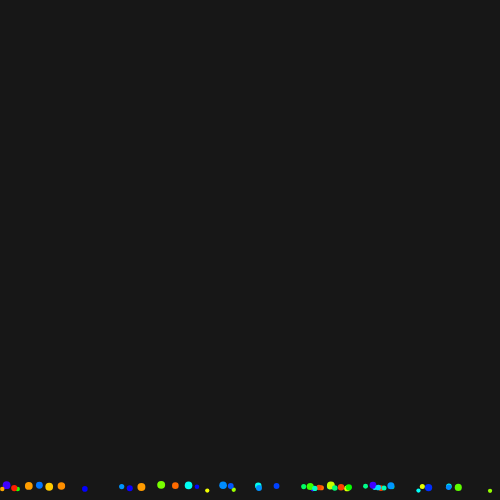
Frame 1 (no input)
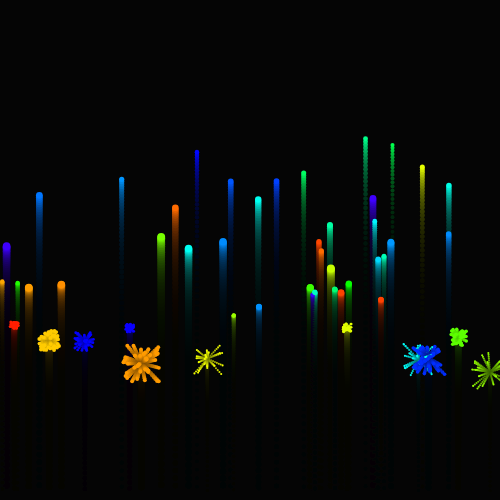
Frame 60 (no input)
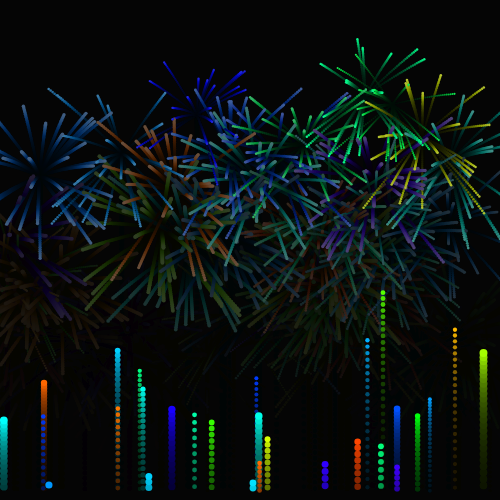
Frame 120 (the mouse pressed at the canvas centre since frame 60)

The p5.js sketch that drew these frames (run headless with seeded random() and noise() and a simulated clock; from frame 60 on, the mouse is pressed at the canvas centre):

// p5.js sketch
// ── sketch.js
// Mikian Musser
// Code Central
// Sprint: Advanced Programing Topics with P5.js
// https://www.youtube.com/watch?v=CKeyIbT3vXI

// 1. Array to hold our fireworks
// 2. How many fireworks on the screen
// 3. On average, how big should this firework be?
var fireworks = []; // 1
var count = 50;     // 2
var baseSize = 6;   // 3

// 1. Setup runs before the draw loop starts
// 2. Make a canvas to draw on.
// 3. Create 'count' number of fireworks
// 4. Get a random color.
// 5. Get a random size based on the 'baseSize'
// 6. Create a new firework with the following arguments
//    x, y, size, color
//    x is random
//    y is just off the screen
//    size is the new random size
//    color is random
// 7. create a vector pointing up
//    the vector is at a random length (speed)
// 8. for each firework, apply that 'random' force
// 9. draw the starting background
function setup() {                    // 1
  createCanvas(500,500);              // 2

  for (var i = 0; i < count; i++) {   // 3
    var color = random(255);          // 4
    var newSize = random(baseSize - 2, baseSize + 2); // 5
    fireworks[i] = new Firework(random(width), height - newSize, newSize, color); // 6
    var force = createVector(0, random(-9, -5));      // 7
    fireworks[i].applyForce(force);                   // 8
  }

  background(25);                                     // 9
}

// 1. Draw loop runs once each frame (30 times a second)
// 2. colorMode is set to take in RGB values (this is the normal setting)
// 3. Draw a black backgroun with alot of alpha. (this makes the trails)
//    Try using other alpha values and see what happens
//    Alpha - 255 = opaque, 0 = transparent
// 4. For each firework, do the follwing -
  // a. Update the firework
  // b. Show the firework
// 5. For each firework, do the following
  // a. Check to see if the firework can be deleted
  // b. if so, splice it from the array
// 6. if the number of fireworks is less than the 'count'
//    aka. some have been deleted -> Then we should make some new ones
// 7. Get a random color.
// 8. Get a random size based on the 'baseSize'
// 9. Create a new firework with the following arguments
//    x, y, size, color
//    x is random
//    y is just off the screen
//    size is the new random size
//    color is random
// 10. create a vector pointing up
//    the vector is at a random length (speed)
// 11. for each firework, apply that 'random' force
// 12. push that new firework to the array

function draw() {   // 1
  colorMode(RGB)    // 2
  background(0,25); // 3

  for (var i = 0; i < fireworks.length; i++) { // 4
    fireworks[i].update();  // a
    fireworks[i].show();    // b
  }

  for (var i = 0; i < fireworks.length; i++) { // 5
    if (fireworks[i].del) {  // a
      fireworks.splice(i, 1) // b
    }
  }

  if (fireworks.length < count) { // 6
    var color = random(255);      // 7
    var newSize = random(baseSize - 2, baseSize + 2); // 8
    var fw = new Firework(random(width), height - newSize, newSize, color); // 9
    var force = createVector(0, random(-9, -5)); // 10
    fw.applyForce(force); // 11
    fireworks.push(fw) // 12
  }
}

// ── firework.js
// Mikian Musser
// Code Central
// Sprint: Advanced Programing Topics with P5.js
// https://www.youtube.com/watch?v=CKeyIbT3vXI

// 1. This is a firework object
// It takes in -
// x
// y
// size
// color

// Vars
// 2. vector pos
// 3. size
// 4. color
// 5. vector vel
// 6. vector acc
// 7. vector g
// 8. pcount
// 9. array partical
// 10. bool exploded
// 11. bool del

// Functions
// 12. Apply force
// 13. Update
// 14. explode
// 15. show

function Firework(x_, y_, size_, color_) { // 1

  // Vars
  // 2. Create a vector with x and y as the passed values.
  // 3. set size to the passed value
  // 4. set the color to the passed value
  this.pos = createVector(x_, y_) // 2
  this.size = size_; // 3
  this.color = color_; // 4

  // 5. create a vector for the velocity
  // 6. create a vector for the acceleration
  // 7. create a vector for the force of gravity
  this.vel = createVector(0, 0); // 5
  this.acc = createVector(0, 0); // 6
  this.g = createVector(0, 0.1); // 7

  // 8. pCount is the number of particles the fire makes when it explodes
  // 9. particles is the array for storing all of the particles made when it explodes
  this.pCount = floor(size_ * 5); // 8
  this.particles = []; // 9

  // 10. exploded is a bool to check is the firework has been exploded yet. Starts as false
  // 11. del is a bool to see if the firework can be deleted from the array.
  this.exploded = false; // 10
  this.del = false; // 11

  // 12. Apply force
  // Apply force takes in a vector and adds it to the acceleration
  // a. Add the force to acc vector
  this.applyForce = function(f) { // 12
    this.acc.add(f); // 12.a
  }

  // 13. Update
  // a > Add acc to vel
  // b > Add g to vel
  // c > Add pos to vel
  // d > 0 out acc
  // e > If the vel is negitive (Firework is falling)
  // f > then explode the firework
  // g > If the firework has exploded and there are no particles in the air
  // h > Mark the firework for deletion
  this.update = function() { // 13
    this.vel.add(this.acc); // 13.a
    this.vel.add(this.g) // 13.b
    this.pos.add(this.vel); // 13.c
    this.acc.mult(0); // 13.d

    if (this.vel.y > 0) { // 13.e
      this.explode(); // 13.f
    }

    if (this.exploded && this.particles.length == 0) { // 13.g
      this.del = true; // 13.h
    }
  }

  // 14. explode
  // a > if this firework has not exploded yet (We dont want to do this more than once)
  // b > do the following pCount times
  // c > Create a force that will send the partical flying out
  // d > create a particle
  // > this.pos so that the particles can start where the firework ended.
  // > this.size/2 is the new size of the partical
  // > the new random force we made
  // > this.color so that we know what color to draw the particals
  // e > apply that random for the particle
  // f > add that partical to the array list
  // g > set exploded to true (so that we dont do all of that again)
  this.explode = function() { // 14
    if (!this.exploded) { // a
      for (var i = 0; i < this.pCount; i++) { // b
        var force = createVector(random(-2, 2), random(-2, 2)); // c
        var particle = new Particle(this.pos, this.size / 2, this.color); // d
        particle.applyForce(force); // e
        this.particles[i] = particle; // f
      }
    }
    this.exploded = true; // g
  }

  // 15. show
  // > this function will draw the firework and it's particles
  // a > set the color mode to HSB (Hue, saturation, brightness)
  // > this makes our colors really saturated and bright
  // b > check to see if the firework has been exploded
  // > if the fire work has exploded then dont show it
  // c > noStroke removes black lines around our firework
  // d > fill our circle with the color
  // e > draw the firework at x,y,size,size
  // f > For every partical (Loop through this array backwards)
  // > Update the partical's location
  // > show the partical
  // > if the partical is marked for deletion
  // > Delete that partical
  this.show = function() { // 15
    colorMode(HSB); // a

    if (!this.exploded) { // b
      noStroke(); // c
      fill(this.color, 255, 255); // d
      ellipse(this.pos.x, this.pos.y, this.size, this.size); // e
    }

    for (var i = this.particles.length - 1; i >= 0; i--) { // f
      this.particles[i].update();
      this.particles[i].show();
      if (this.particles[i].del) {
        this.particles.splice(i, 1)
      }
    }
  }
}
// ── particle.js
// Mikian Musser
// Code Central
// Sprint: Advanced Programing Topics with P5.js
// https://www.youtube.com/watch?v=CKeyIbT3vXI

// 1. this is a partical object
  // > it takes in a parent firework
  // > posistion
  // > size
  // > color

// Vars
// 2. vector pos
// 3. size
// 4. color
// 5. vector vel
// 6. vector acc
// 7. vector g
// 8. bool del
// 9. life
// 10. lifeSpan

// Functions
// 11. Apply force
// 12. Update
// 13. show

function Particle(pos_, size_, color_) { // 1

  // Vars
  // 2. Create a vector with x and y as the passed values.
  // 3. set size to the passed value
  // 4. set the color to the passed value
  this.pos = createVector(pos_.x,pos_.y);
  this.size = size_;
  this.color = color_;

  // 5. create a vector for the velocity
  // 6. create a vector for the acceleration
  // 7. create a vector for the force of gravity
  this.vel = createVector(0, 0);
  this.acc = createVector(0, 0);
  this.g = createVector(0, 0.01);

  // 8. del is a bool to see if the partical can be deleted from the array.
  this.del = false;

  // 9. this.life is how many frames this partical has been alive
  // 10. this.lifeSpan is how many frames this partical is allowed to live
  this.life = 0;
  this.lifeSpan = 40;

  // 11. Apply force
    // Apply force takes in a vector and adds it to the acceleration
    // a. Add the force to acc vector
  this.applyForce = function(f) {
    this.acc.add(f);
  }

  // 12. Update
    // a > Add acc to vel
    // b > Add g to vel
    // c > Add pos to vel
    // d > 0 out acc
  this.update = function() {
    this.vel.add(this.acc);
    this.vel.add(this.g)
    this.pos.add(this.vel);
    this.acc.mult(0);
    this.life++;
    if (this.life > this.lifeSpan) {
      this.del = true;
    }
  }

  // 13. Show
    // > this function will draw the partical
    // a > set the color mode to HSB (Hue, saturation, brightness)
    // b > get the alpha value using the map function (Make it look like they are fading)
    // c > fill with color and alpha
    // d > draw the partical
  this.show = function() { // 13
    colorMode(HSB) // a
    var alpha = map(this.life, 0, this.lifeSpan, 255, 50) // b
    fill(this.color, alpha, alpha) // c
    ellipse(this.pos.x, this.pos.y, this.size, this.size) // d
  }
}
